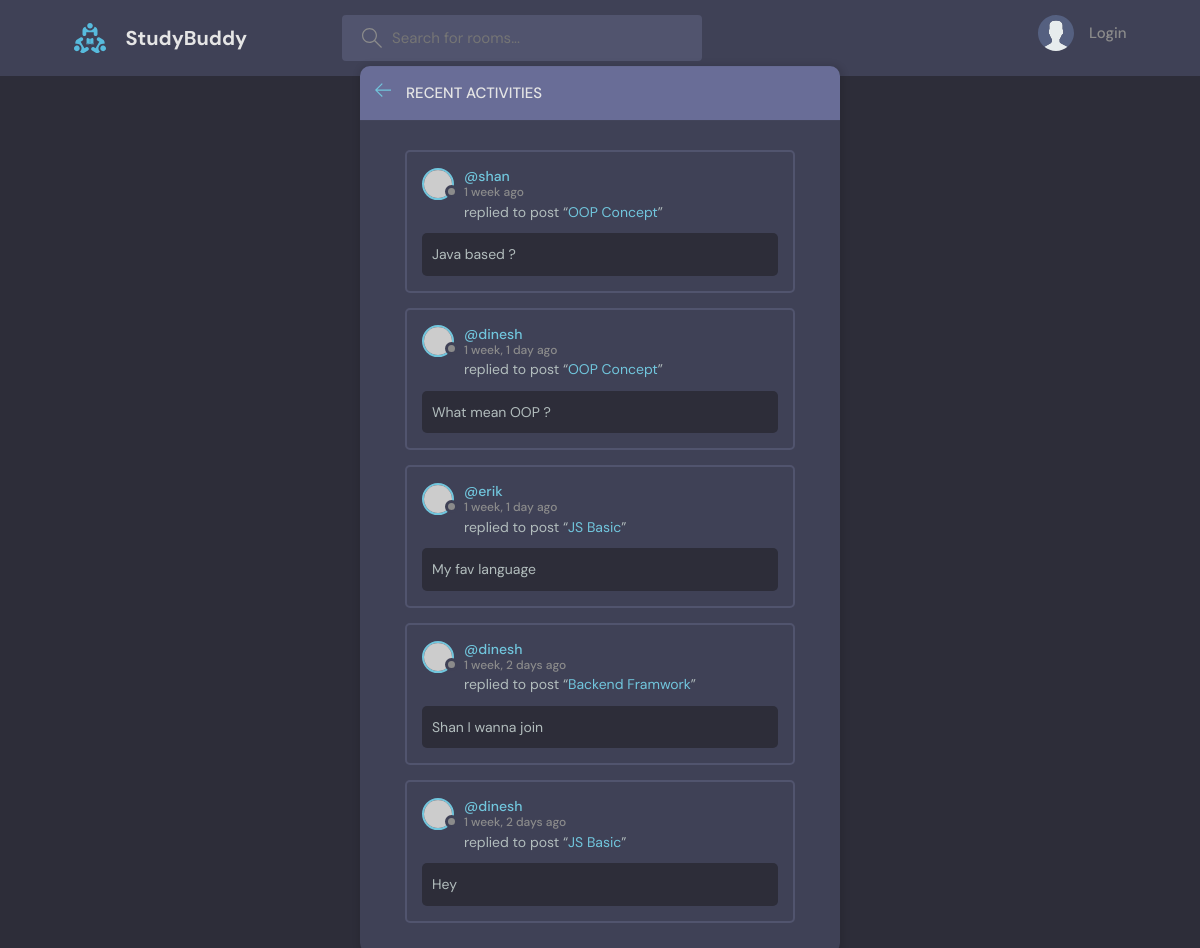
The page /activity/ on the database its author committed.
### base/models.py (models this page shows, shortened)
class Message(models.Model):
    user = models.ForeignKey(User, on_delete=models.CASCADE)
    room = models.ForeignKey(Room, on_delete=models.CASCADE)
    body = models.TextField()
    updated = models.DateTimeField(auto_now=True)
    created = models.DateTimeField(auto_now_add=True)
    class Meta:
        ordering = ['-updated','-created']

class Room(models.Model):
    host = models.ForeignKey(User, on_delete=models.SET_NULL, null=True)
    topic = models.ForeignKey(Topic, on_delete=models.SET_NULL, null=True)
    name = models.CharField(max_length=200)
    description = models.TextField(null=True, blank=True)
    participants = models.ManyToManyField(User, related_name='participants', blank=True)
    updated = models.DateTimeField(auto_now=True)
    created = models.DateTimeField(auto_now_add=True)
    class Meta:
        ordering = ['-updated','-created']

### base/views.py (the view)
# urls.py: path('activity/', views.activityPage, name="activity"),
def activityPage(request):
    room_messages = Message.objects.all()
    return render(request, 'base/activity.html', {'room_messages': room_messages})

### base/templates/base/activity.html (shortened to what this page needs)
{% extends 'main.html' %}
{% block content %}
    <main class="layout">
      <div class="container">
        <div class="layout__box">
          <div class="layout__boxHeader">
            <div class="layout__boxTitle">
              <a href="{% url 'home' %}">
                <svg version="1.1" xmlns="http://www.w3.org/2000/svg" width="32" height="32" viewBox="0 0 32 32">
                  <title>arrow-left</title>
                  <path
                    d="M13.723 2.286l-13.723 13.714 13.719 13.714 1.616-1.611-10.96-10.96h27.625v-2.286h-27.625l10.965-10.965-1.616-1.607z"
                  ></path>
                </svg>
              </a>
              <h3>Recent Activities</h3>
            </div>
          </div>
          <div class="activities-page layout__body">
            {% for message in room_messages %}
            <div class="activities__box">
              <div class="activities__boxHeader roomListRoom__header">
                <a href="{% url 'user-profile' message.user.id %}" class="roomListRoom__author">
                  <div class="avatar avatar--small">
                    <img src="https://randomuser.me/api/portraits/women/11.jpg" />
                  </div>
                  <p>
                    @{{message.user}}
                    <span>{{message.created|timesince}} ago</span>
                  </p>
                </a>
              </div>
              <div class="activities__boxContent">
                <p>replied to post “<a href="{% url 'room' message.room.id %}">{{message.room.name}}</a>”</p>
                <div class="activities__boxRoomContent">
                 {{message.body}}
                </div>
              </div>
            </div>
            {% endfor %}
          </div>
        </div>
      </div>
    </main>
{% endblock %}

### static/styles/style.css (style rules this page uses)
:root { --color-main: #71c6dd; --color-main-light: #e1f6fb; --color-dark: #3f4156; --color-dark-medium: #51546e; --color-dark-light: #696d97; --color-light: #e5e5e5; --color-gray: #8b8b8b; --color-light-gray: #b2bdbd; --color-bg: #2d2d39; --color-success: #5dd693; --color-error: #fc4b0b; }
* { font-family: "DM Sans", -apple-system, BlinkMacSystemFont, "Segoe UI", Roboto, Oxygen, Ubuntu, Cantarell, "Open Sans", "Helvetica Neue", sans-serif; margin: 0; padding: 0; box-sizing: border-box; text-rendering: optimizeLegibility; font-size: inherit; }
html { font-size: 56.25%; }
@media only screen and (min-width: 1200px) { html { font-size: 62.5%; } }
body { line-height: 1.6; font-weight: 400; font-size: 1.5rem; color: var(--color-light-gray); background-color: var(--color-bg); min-height: 100vh; }
img { width: 100%; }
a { display: inline-block; color: var(--color-main); text-decoration: none; }
.container { max-width: 120rem; width: 90%; margin: auto; }
.avatar { position: relative; display: inline-block; border-radius: 50%; border: 2px solid var(--color-main); }
.avatar img { display: block; border-radius: 50%; object-fit: cover; object-position: center; }
.avatar::after { content: ""; display: block; position: absolute; background-color: var(--color-gray); z-index: 111; border-radius: 50%; border: 0.3rem solid var(--color-dark); }
.avatar.avatar--small img { width: 2.8rem; height: 2.8rem; }
.avatar.avatar--small:after { width: 0.7rem; height: 0.7rem; bottom: 0px; right: -6px; }
.layout { margin-top: 2.4rem; }
.layout > .container { display: flex; justify-content: space-between; align-items: flex-start; }
.layout__box { width: 90%; max-width: 48rem; min-height: 40rem; position: absolute; top: 50%; left: 50%; transform: translate(-50%, -46%); background-color: var(--color-dark); border-radius: 1rem; box-shadow: 1px 1px 6px 3px rgba(0, 0, 0, 0.1); overflow: hidden; }
.layout__boxHeader { display: flex; padding: 1.5rem; background-color: var(--color-dark-light); }
.layout__boxTitle { display: flex; gap: 1.5rem; align-items: center; }
.layout__boxTitle h3 { text-transform: uppercase; font-weight: 500; color: var(--color-light); }
.layout__boxTitle svg { width: 1.6rem; height: 1.6rem; fill: var(--color-main); }
.layout__body { margin: 3rem; }
.roomListRoom__header { display: flex; justify-content: space-between; align-items: center; }
.roomListRoom__author { font-weight: 500; display: flex; align-items: center; gap: 1rem; }
.activities__box { margin: 1.5rem; padding: 1.5rem; border: 2px solid var(--color-dark-medium); border-radius: 5px; }
.activities__boxHeader p { font-size: 1.4rem; line-height: 1.3; }
.activities__boxHeader p span { color: var(--color-gray); font-size: 1.2rem; display: block; }
.activities__boxContent { margin-left: 4.2rem; }
.activities__boxContent { font-size: 1.4rem; }
.activities__boxRoomContent { background: var(--color-bg); padding: 1rem; border-radius: 5px; margin-top: 1rem; margin-left: -4.2rem; }

### rows shown on the page
Message: user "shan", created "1 week", room.name "OOP Concept", body "Java based ?"
Message: user "dinesh", created "1 week, 1 day", room.name "OOP Concept", body "What mean OOP ?"
Message: user "erik", created "1 week, 1 day", room.name "JS Basic", body "My fav language"
Message: user "dinesh", created "1 week, 2 days", room.name "Backend Framwork", body "Shan I wanna join"
Message: user "dinesh", created "1 week, 2 days", room.name "JS Basic", body "Hey"
